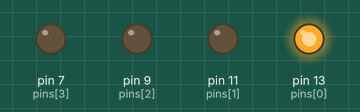
Bench run of a sketch on a simulated Arduino Uno, built with avr-gcc and run on an emulated ATmega328P. Shown: output pins drawn as LEDs (lit = HIGH).

Above: at 1.0 s.
At 3.0 s:
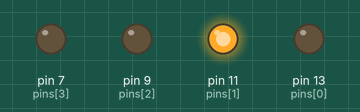
At 5.0 s:
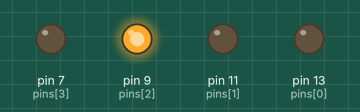
At 7.0 s:
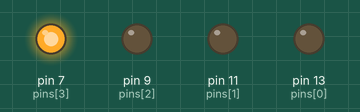
Timing chart, 0 to 10.4 s (numbered marks = the images above):
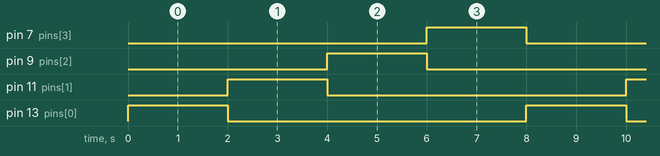

Measured:
- by itself, pin 7 (pins[3]), pin 9 (pins[2]), pin 11 (pins[1]), pin 13 (pins[0]): alternates HIGH for 2.0 s and LOW for 6.0 s
- by itself, everything shown: repeats every 8.0 s, in 5 steps

The sketch:

question-1.ino
```cpp
int pins[] = {13, 11, 9, 7};

void setup() {
  for (int i = 0; i < 4; i++) pinMode(pins[i], OUTPUT);
}
void loop() {
  for (int i = 0; i < 4; i++) {
    digitalWrite(pins[i], HIGH);
    delay(2000);
    digitalWrite(pins[i], LOW);
  }
}
```
